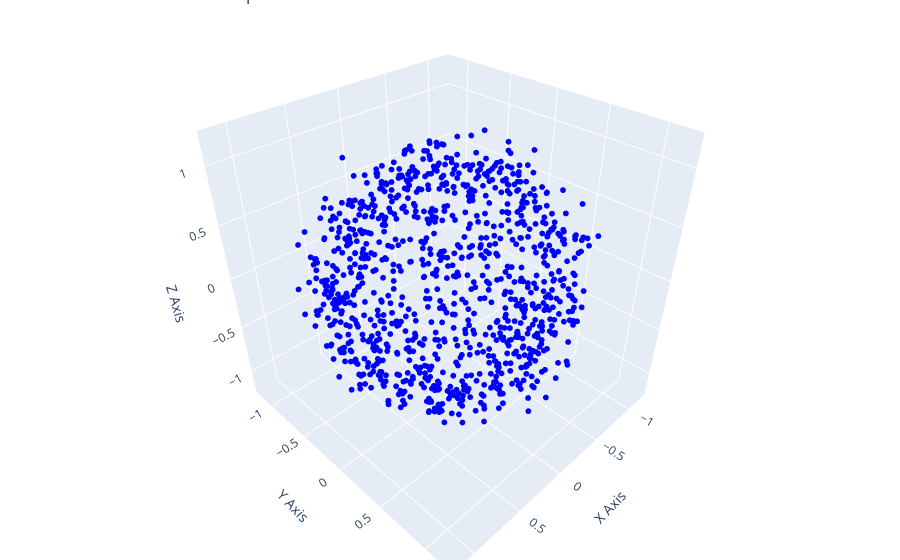

Notebook code cell kept with this figure:
### Code cell
import plotly.graph_objects as go
import numpy as np

# Number of points
n_points = 1000

# Generate random points on a sphere
phi = np.random.uniform(0, 2 * np.pi, n_points)
theta = np.arccos(np.random.uniform(-1, 1, n_points))

# Convert spherical coordinates to Cartesian coordinates
x = np.sin(theta) * np.cos(phi) 
y = np.sin(theta) * np.sin(phi)
z = np.cos(theta)

#Make some noise
epsilon = 0.1
x = x + np.random.randn(n_points) * epsilon
y = y + np.random.randn(n_points) * epsilon
z = z + np.random.randn(n_points) * epsilon

# Create a Plotly figure
fig = go.Figure(data=[go.Scatter3d(x=x, y=y, z=z, mode='markers',
                                   marker=dict(size=2, color='blue'))])

# Update layout for a better view
fig.update_layout(title="3D Scatter Plot on a Unit Sphere",
                  scene=dict(
                      xaxis_title='X Axis',
                      yaxis_title='Y Axis',
                      zaxis_title='Z Axis'
                  ),
                  margin=dict(l=0, r=0, b=0, t=0))

# Show the plot
fig.show()

### Figure 1 — Plotly figure (JSON) as saved in the notebook; plotly's stock layout.template omitted (floating-point values rounded to 4 significant figures; data arrays with more than 128 entries replaced by an {"elided": "..."} marker saying what was removed)
{"data": [{"marker": {"color": "blue", "size": 2}, "mode": "markers", "type": "scatter3d", "x": {"elided": "1000 float values"}, "y": {"elided": "1000 float values"}, "z": {"elided": "1000 float values"}}], "layout": {"margin": {"b": 0, "l": 0, "r": 0, "t": 0}, "scene": {"xaxis": {"title": {"text": "X Axis"}}, "yaxis": {"title": {"text": "Y Axis"}}, "zaxis": {"title": {"text": "Z Axis"}}}, "title": {"text": "3D Scatter Plot on a Unit Sphere"}}}
